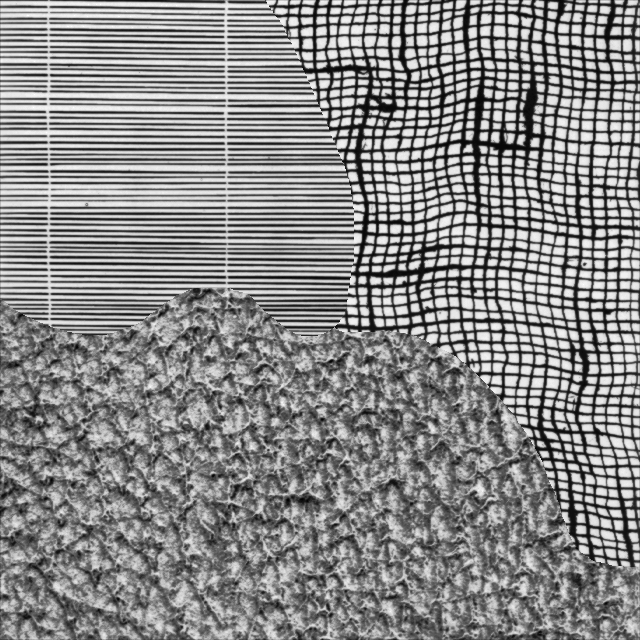
%> input picture 02506/Week03/week3/3labels/training_image.png, 640 x 640 px
$ octave feature_segmentation_smooth.m   (GNU Octave 9; MATLAB toolbox functions it lacks are replaced by stand-ins)
%> lines starting %> are read from the running program, lines starting %| are printed output that depends on the picture; in (x1, y1, x2, y2) boxes, pixels count from 0 and x2, y2 are one past the last pixel; in counts of white or black regions, pixels touching at a corner belong together; the program's own positions count from 1
### 02506/Week03/week03_mcode/get_gauss_feat_im.m
function imfeat = get_gauss_feat_im(im, s, normalize)
% Gauss derivative feaures for every image pixel.
% imfeat = get_gauss_feat_im(im, s, normalize)
%    Inputs:
%        im: a 2D image, size (r,c).
%        sigma: standard deviation for Gaussian derivatives.
%        normalize: optional flag indicating normalization of features.
%    Output:
%        imfeat: a 3D array of size (r,c,15) with a 15-dimentional feature
%            vector for every image pixel.

if nargin<3
    normalize = true;
end
x = -ceil(4*s):ceil(4*s);

g = exp(-x.^2/(2*s^2));
g = g/sum(g);
dg = -x/(s^2).*g;
ddg = -1/(s^2).*g - x/(s^2).*dg;
dddg = -2/(s^2)*dg - x/(s^2).*ddg;
ddddg = -2/(s^2)*ddg - 1/(s^2).*ddg - x/(s^2).*dddg;

[r,c] = size(im);
imfeat = zeros(r,c,15);
imfeat(:,:,1) = imfilter(imfilter(im,g), g');
imfeat(:,:,2) = imfilter(imfilter(im,dg), g');
imfeat(:,:,3) = imfilter(imfilter(im,g), dg');
imfeat(:,:,4) = imfilter(imfilter(im,ddg), g');
imfeat(:,:,5) = imfilter(imfilter(im,g), ddg');
imfeat(:,:,6) = imfilter(imfilter(im,dg), dg');
imfeat(:,:,7) = imfilter(imfilter(im,dddg), g');
imfeat(:,:,8) = imfilter(imfilter(im,g), dddg');
imfeat(:,:,9) = imfilter(imfilter(im,ddg), dg');
imfeat(:,:,10) = imfilter(imfilter(im,dg), ddg');
imfeat(:,:,11) = imfilter(imfilter(im,g), ddddg');
imfeat(:,:,12) = imfilter(imfilter(im,dg), dddg');
imfeat(:,:,13) = imfilter(imfilter(im,ddg), ddg');
imfeat(:,:,14) = imfilter(imfilter(im,dddg), dg');
imfeat(:,:,15) = imfilter(imfilter(im,ddddg), g');

if normalize
    imfeat = imfeat - mean(imfeat,[1,2]);
    imfeat = imfeat./std(imfeat,0,[1,2]);
end

### 02506/Week03/week03_mcode/get_gauss_feat_multi.m
function imfeat = get_gauss_feat_multi(im, s, normalize)
% Gauss derivative feaures for every image pixel.
% imfeat = get_gauss_feat_im(im, s, normalize)
%    Inputs:
%        im: a 2D image, size (r,c).
%        sigma: array of n standard deviations for Gaussian derivatives.
%        normalize: optional flag indicating normalization of features.
%    Output:
%        imfeat: a 3D array of size (r,c,n*15) with a n*15-dimentional feature
%            vector for every image pixel.

if nargin<3
    normalize = true;
end
n = size(s,2);
imfeat = zeros(size(im,1),size(im,2),15*n);
t = 0;
for i = 1:n
    f = t+1;
    t = i*15;
    imfeat(:,:,f:t) = get_gauss_feat_im(im,s(i),normalize);
end


if normalize
    imfeat = imfeat - mean(imfeat,[1,2]);
    imfeat = imfeat./std(imfeat,0,[1,2]);
end

### 02506/Week03/week03_mcode/feature_segmentation_smooth.m
% Vedrana Andersen Dahl (vand@dtu.dk)
% Anders Bjorholm Dahl (abda@dtu.dk)

path = '../../../../Data/week3/3labels/'; % replace with path to your repository

tic
% TRAING THE MODEL
training_image = double(imread([path,'training_image.png']));
%> training_image: size 640x640 double; min 0, max 255, mean 135.8; mean of the top-left, top-right, bottom-left and bottom-right quarters 151.1, 136, 127.7, 128.5
training_labels = imread([path,'training_labels.png']);
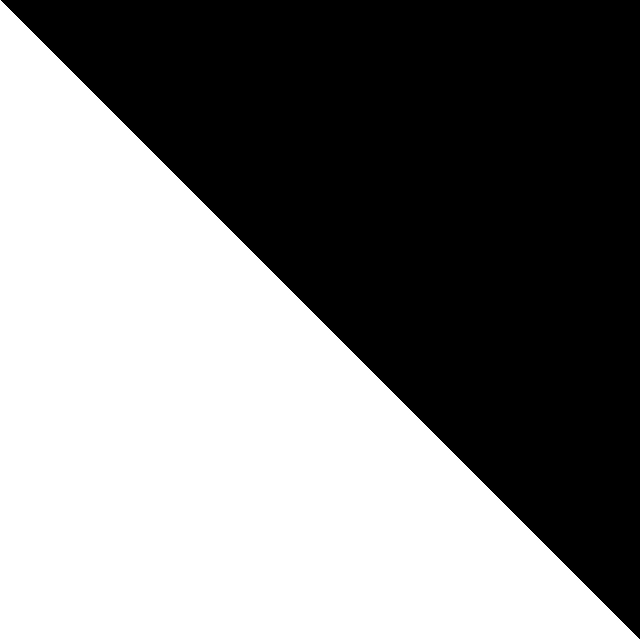
%> input picture 02506/Week03/week3/2labels/training_labels.png, 640 x 640 px
%> training_labels: size 640x640 logical; 50.1% white; 1 black region, box (x1, y1, x2, y2) and area: (1, 0, 640, 639) 204480
[~,~,l] = unique(training_labels);
training_labels = reshape(l,size(training_labels));
nr_labels = max(training_labels(:)); % number of labels in the training image
%> nr_labels = 2

figure, subplot(1,2,1)
imagesc(training_image), colormap(gca,'gray'), axis image
title('training image')
subplot(1,2,2)
imagesc(training_labels), colormap(gca,'jet'), axis image
title('labels for training image')

sigma = [1,2,4]; % standard deviation for gaussian features
features = get_gauss_feat_multi(training_image,sigma);
features = reshape(features, [], size(features,3));
labels = training_labels(:);

nr_keep = 10000; % number of features randomly picked for clustering
keep_indices = randperm(size(features,1),nr_keep);
features_subset = features(keep_indices,:);
labels_subset = labels(keep_indices);

nr_clusters = 500; % number of feature clusters
[assignment, cluster_centers] = kmeans(features_subset, nr_clusters);
edges = (0:nr_clusters)+0.5; % histogram edges halfway between integers
hist = zeros(nr_clusters,nr_labels);
for l = 1:nr_labels
    hist(:,l) = histcounts(assignment(labels_subset==l),edges);
end
%> this loop made 2 passes
%> after the loop, hist = 500 rows, first 12: [28 0; 56 55; 29 0; 16 0; 0 2; 5 0; 53 46; 16 0; 10 0; 2 13; 36 42; 13 0]
sum_hist = sum(hist,2);
%> sum_hist = 500 values, max 118 at index 230, min 1 at index 20, mean 20
cluster_probabilities = hist./sum_hist;
%> cluster_probabilities = 500 rows, first 12: [1 0; 0.505 0.495; 1 0; 1 0; 0 1; 1 0; 0.535 0.465; 1 0; 1 0; 0.133 0.867; 0.462 0.538; 1 0]

figure, subplot(1,2,1)
legend_label = [repmat('label ',[nr_labels,1]),  num2str((1:nr_labels)')];
%> legend_label = {'label 1', 'label 2'}
plot(hist,'.')
xlabel('cluster id')
ylabel('number of features in cluster')
legend(legend_label)
title('features in clusters per label')
subplot(1,2,2)
plot(cluster_probabilities,'.')
xlabel('cluster id')
ylabel('label probability for cluster')
legend(legend_label)
title('cluster probabilities')

%  Finished training
%
%% USING THE MODEL
testing_image = double(imread([path,'testing_image.png']));
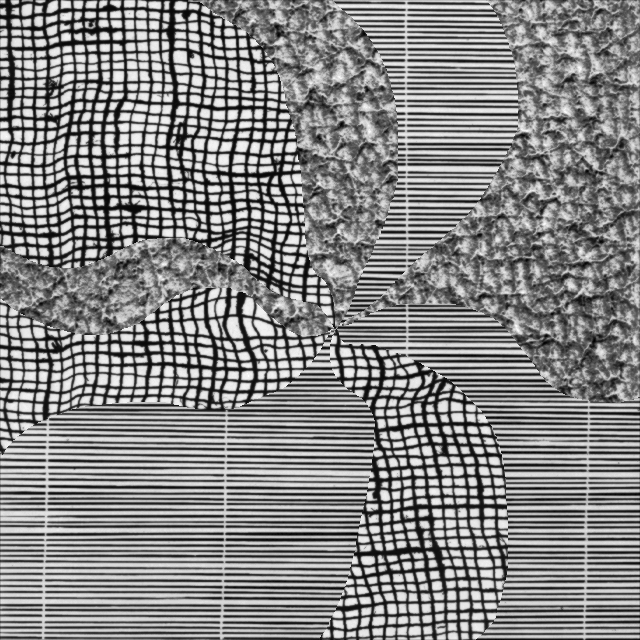
%> input picture 02506/Week03/week3/3labels/testing_image.png, 640 x 640 px

features_testing = get_gauss_feat_multi(testing_image,sigma);
%> (the run ends here)
